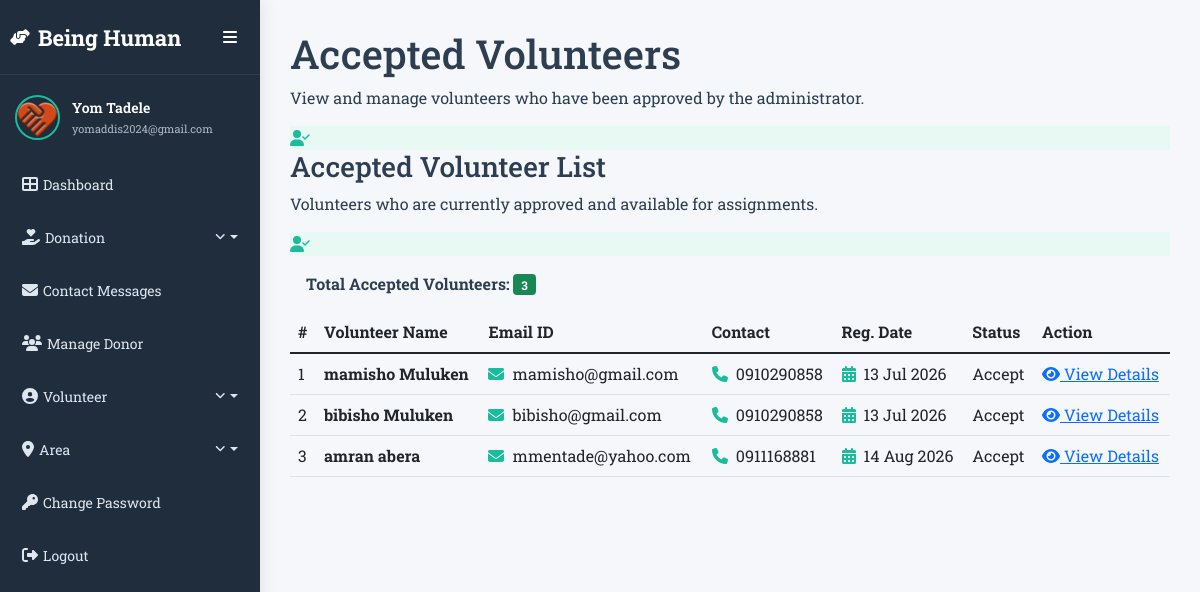
/accepted-volunteer/ (signed in), run on the app's committed database.
### app/models.py (models this page shows, shortened)
class Volunteer(models.Model):
    user = models.ForeignKey(User, on_delete=models.CASCADE)
    contact = models.CharField(max_length=20, null=True)
    address = models.CharField(max_length=300, null=True)
    userpic = models.ImageField(upload_to='volunteer', null=True, blank=True)
    idpic = models.ImageField(upload_to='volunteer', null=True, blank=True)
    aboutme = models.CharField(max_length=300, null=True)
    status = models.CharField(max_length=20, null=True)
    regdate = models.DateTimeField(auto_now_add=True)
    adminremark = models.CharField(max_length=300, null=True)
    updationdate = models.DateField(null=True)

### app/views.py (the view)
def accepted_volunteer(request):
    if not request.user.is_authenticated:
        return redirect('/login-admin')
    volunteer = Volunteer.objects.filter(status='Accept')
    return render(request, "app/accepted-volunteer.html", locals())

### app/templates/app/accepted-volunteer.html (shortened to what this page needs)
{% extends 'app/base-db-admin.html' %}
{% load static %}
{% block main %}
<div class="admin-page">
    <div class="admin-page-header">
        <div>
            <h1 class="admin-page-title">
                Accepted Volunteers
            </h1>
            <p class="admin-page-subtitle">
                View and manage volunteers who have been approved by the administrator.
            </p>
        </div>
        <div class="admin-page-icon accepted-volunteer-page-icon">
            <i class="fas fa-user-check"></i>
        </div>
    </div>
    <div class="admin-content-card">
        <div class="admin-content-card-header">
            <div>
                <h3>
                    Accepted Volunteer List
                </h3>
                <p>
                    Volunteers who are currently approved and available for assignments.
                </p>
            </div>
            <div class="admin-header-icon accepted-volunteer-header-icon">
                <i class="fas fa-user-check"></i>
            </div>
        </div>
        <div class="p-3">
            <strong>
                Total Accepted Volunteers:
            </strong>
            <span class="badge bg-success">
                {{ volunteer.count }}
            </span>
        </div>
        <div class="admin-table-wrapper">
            <table id="mytable"
                   class="table admin-table">
                <thead>
                    <tr>
                        <th>#</th>
                        <th>Volunteer Name</th>
                        <th>Email ID</th>
                        <th>Contact</th>
                        <th>Reg. Date</th>
                        <th>Status</th>
                        <th>Action</th>
                    </tr>
                </thead>
                <tbody>
                    {% for i in volunteer %}
                    <tr>
                        <td>
                            {{ forloop.counter }}
                        </td>
                        <td>
                            <strong>
                                {{ i.user.first_name }}
                                {{ i.user.last_name }}
                            </strong>
                        </td>
                        <td>
                            <span>
                                <i class="fas fa-envelope me-1"
                                   style="color:#1abc9c;"></i>
                                {{ i.user.email }}
                            </span>
                        </td>
                        <td>
                            <span>
                                <i class="fas fa-phone me-1"
                                   style="color:#1abc9c;"></i>
                                {{ i.contact|default:"Not provided" }}
                            </span>
                        </td>
                        <td>
                            <span>
                                <i class="fas fa-calendar-alt me-1"
                                   style="color:#1abc9c;"></i>
                                {{ i.regdate|date:"d M Y" }}
                            </span>
                        </td>
                        <td>
                            {% if i.status == "Accept" %}
                                <span class="admin-status accepted">
                                    Accept
                                </span>
                            {% else %}
                                <span class="admin-status">
                                    {{ i.status }}
                                </span>
                            {% endif %}
                        </td>
                        <td>
                            <a href="{% url 'view_volunteerdetail' i.id %}"
                               class="admin-action-btn">
                                <i class="fas fa-eye"></i>
                                View Details
                            </a>
                        </td>
                    </tr>
                    {% endfor %}
                </tbody>
            </table>
        </div>
    </div>
</div>
{% endblock main %}

### app/templates/app/base-db-admin.html (shortened to what this page needs)
{% load static %}
<!DOCTYPE html>
<html lang="en">
<head>
    <link rel="stylesheet"
          href="https://cdnjs.cloudflare.com/ajax/libs/font-awesome/6.1.1/css/all.min.css">
    <link rel="stylesheet"
          href="{% static 'css/bootstrap.css' %}">
    <link rel="stylesheet"
          href="https://cdn.datatables.net/1.11.5/css/jquery.dataTables.css">
    <link rel="stylesheet"
          href="{% static 'css/style-admin.css' %}">
</head>
<body>
<div class="sidebar" id="adminSidebar">
    <div class="logo_content">
        <div class="logo">
            <i class="fa fa-hands-helping"></i>
            <div class="logo_name">
               Being Human
            </div>
        </div>
        <button type="button"
                id="btn-sidebar"
                class="sidebar-toggle"
                title="Toggle Sidebar"
                aria-label="Toggle Sidebar">
            <i class="fa fa-bars"></i>
        </button>
    </div>
    <div class="profile_content">
        <div class="profile">
            <div class="profile_details">
                <img src="{% static 'images/logo1.png' %}"
                     alt="Admin Profile">
                <div class="name_job">
                    <div class="name">
                        {{ request.user.first_name }}
                        {{ request.user.last_name }}
                    </div>
                    <div class="email">
                        {{ request.user.email }}
                    </div>
                </div>
            </div>
        </div>
    </div>
    <ul class="nav_list">
        <li>
            <a href="{% url 'index_admin' %}">
                <i class="fa fa-th-large"></i>
                <span class="links_name">
                    Dashboard
                </span>
            </a>
        </li>
        <li class="sidebar-dropdown">
            <a href="#"
               class="dropdown-toggle"
               data-bs-toggle="dropdown"
               aria-expanded="false">
                <i class="fa fa-hand-holding-heart"></i>
                <span class="links_name">
                    Donation
                </span>
                <i class="down-arrow fa-solid fa-angle-down"></i>
            </a>
        </li>
        <li>
            <a href="{% url 'contact_messages' %}">
                <i class="fa-solid fa-envelope"></i>
                <span class="links_name">
                    Contact Messages
                </span>
            </a>
        </li>
        <li>
            <a href="{% url 'manage_donor' %}">
                <i class="fa fa-users"></i>
                <span class="links_name">
                    Manage Donor
                </span>
            </a>
        </li>
        <li class="sidebar-dropdown">
            <a href="#"
               class="dropdown-toggle"
               data-bs-toggle="dropdown"
               aria-expanded="false">
                <i class="fa fa-user-circle"></i>
                <span class="links_name">
                    Volunteer
                </span>
                <i class="down-arrow fa-solid fa-angle-down"></i>
            </a>
        </li>
        <li class="sidebar-dropdown">
            <a href="#"
               class="dropdown-toggle"
               data-bs-toggle="dropdown"
               aria-expanded="false">
                <i class="fa fa-map-marker-alt"></i>
                <span class="links_name">
                    Area
                </span>
                <i class="down-arrow fa-solid fa-angle-down"></i>
            </a>
        </li>
        <li>
            <a href="{% url 'changepwd_admin' %}">
                <i class="fa fa-key"></i>
                <span class="links_name">
                    Change Password
                </span>
            </a>
        </li>
        <li>
            <a href="{% url 'logout' %}">
                <i class="fa fa-sign-out-alt"></i>
                <span class="links_name">
                    Logout
                </span>
            </a>
        </li>
    </ul>
</div>
<div class="home_content" id="adminContent">
    {% block main %}
    {% endblock main %}
    {% include 'app/base-db-footer.html' %}
</body>
</html>

### app/static/css/style-admin.css (style rules this page uses)
* { box-sizing: border-box; }
html, body { margin: 0; padding: 0; width: 100%; min-height: 100%; }
body { font-family: "Roboto Slab", serif; background: #f5f7fb; color: #2c3e50; }
.sidebar { position: fixed; left: 0; top: 0; width: 260px; height: 100vh; background: #1f2d3d; color: #ffffff; z-index: 9999; overflow-y: auto; overflow-x: hidden; transition: width 0.3s ease, transform 0.3s ease; box-shadow: 3px 0 15px rgba(0, 0, 0, 0.08); }
.logo_content { height: 75px; display: flex; align-items: center; position: relative; padding: 0 10px; border-bottom: 1px solid rgba(255, 255, 255, 0.08); }
.logo { display: flex; align-items: center; min-width: 0; }
.logo_name { margin-left: 8px; font-size: 22px; font-weight: 700; white-space: nowrap; opacity: 1; transition: opacity 0.2s ease; }
.sidebar-toggle { position: absolute; top: 17px; right: 10px; width: 40px; height: 40px; display: flex; align-items: center; justify-content: center; padding: 0; border: none; outline: none; background: transparent; color: #ffffff; cursor: pointer; border-radius: 8px; z-index: 10001; transition: background 0.2s ease, color 0.2s ease; }
.profile_content { padding: 20px 15px; }
.profile_details { display: flex; align-items: center; min-width: 0; }
.profile_details img { width: 45px; height: 45px; object-fit: cover; border-radius: 50%; border: 2px solid #1abc9c; flex-shrink: 0; }
.name_job { margin-left: 12px; min-width: 0; transition: opacity 0.2s ease; }
.name { font-size: 14px; font-weight: 600; color: #ffffff; white-space: nowrap; overflow: hidden; text-overflow: ellipsis; }
.email { margin-top: 3px; font-size: 11px; color: #aeb8c4; white-space: nowrap; overflow: hidden; text-overflow: ellipsis; }
.nav_list { margin: 0; padding: 0 10px; list-style: none; }
.nav_list > li { position: relative; margin-bottom: 5px; }
.nav_list > li > a { height: 48px; display: flex; align-items: center; padding: 0 12px; text-decoration: none; color: #dfe6ed; border-radius: 8px; transition: background 0.2s ease, color 0.2s ease; }
.links_name { margin-left: 5px; font-size: 14px; white-space: nowrap; opacity: 1; transition: opacity 0.2s ease; }
.down-arrow { margin-left: auto; font-size: 12px; transition: transform 0.25s ease; }
.home_content { position: relative; min-height: 100vh; margin-left: 260px; padding: 30px; transition: margin-left 0.3s ease; }
.accepted-volunteer-page-icon { background: #e8f8f3; color: #1abc9c; }
.accepted-volunteer-header-icon { background: #e8f8f3; color: #1abc9c; }

### data on the page
Volunteer: user.first_name "mamisho", user.last_name "Muluken", user.email "mamisho@gmail.com", contact "0910290858", regdate "13 Jul 2026", status "Accept"
Volunteer: user.first_name "bibisho", user.last_name "Muluken", user.email "bibisho@gmail.com", contact "0910290858", regdate "13 Jul 2026", status "Accept"
Volunteer: user.first_name "amran", user.last_name "abera", user.email "mmentade@yahoo.com", contact "0911168881", regdate "14 Aug 2026", status "Accept"

### other printed values
{{ request.user.first_name }} "Yom"
{{ request.user.last_name }} "Tadele"
{{ request.user.email }} "yomaddis2024@gmail.com"
{{ volunteer.count }} "3"
